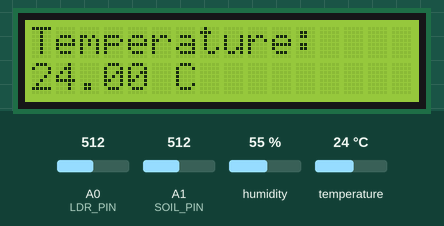
This sketch was run on a simulated Arduino Uno, built with avr-gcc and run on an emulated ATmega328P. On the bench: 16×2 character LCD. Inputs (shaded band) come from the test bench; at power-on: humidity 55 %, A0 (LDR_PIN) = 512, A1 (SOIL_PIN) = 512, temperature 24 °C.

Above: at 3.2 s.
3.3 s: humidity set to 22 %
At 13.7 s:
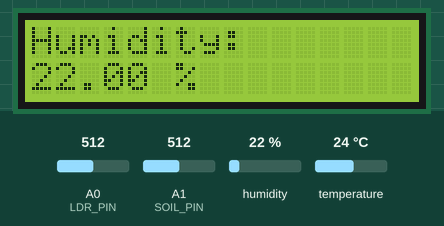
15.7 s: A0 (LDR_PIN) set to 716
At 23.5 s:
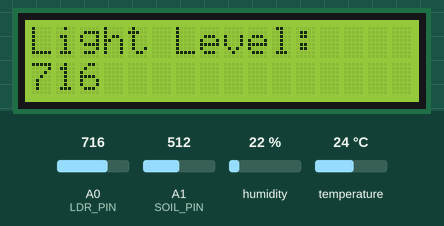
25.8 s: A1 (SOIL_PIN) set to 716
At 33.3 s:
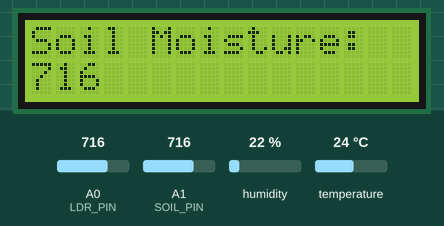
36.0 s: temperature set to 12 °C
At 44.0 s:
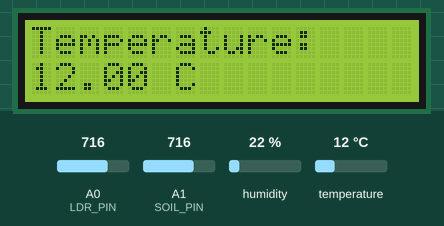
46.1 s: A0 (LDR_PIN) set to 992
At 56.0 s:
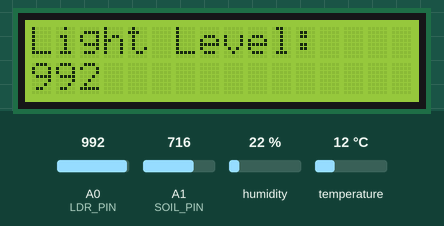
58.3 s: A1 (SOIL_PIN) set to 992
At 65.9 s:
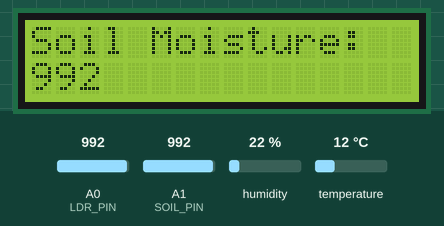
Timing chart, 0 to 67.4 s (numbered marks = the images above; inputs shaded):
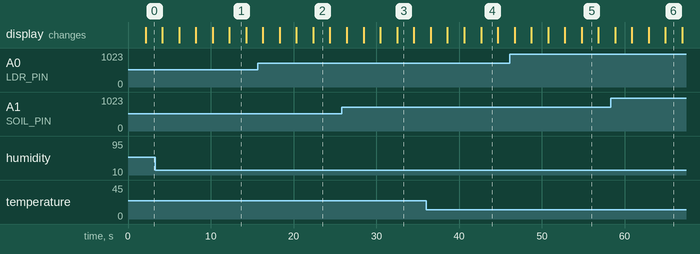

The sketch:

smart_environmental_monitor.ino
```cpp
//note include LiquidCrystal_I2C,DHT
#include <Wire.h>
#include <LiquidCrystal_I2C.h>
#include <DHT.h>

#define DHTPIN 2
#define DHTTYPE DHT11

#define LDR_PIN A0
#define SOIL_PIN A1

DHT dht(DHTPIN, DHTTYPE);
LiquidCrystal_I2C lcd(0x27, 16, 2);  // Change to 0x3F if needed

void setup() {
  Serial.begin(9600);
  dht.begin();

  lcd.init();
  lcd.backlight();

  lcd.setCursor(0,0);
  lcd.print("Env Logger");
  delay(2000);
  lcd.clear();
}

void loop() {

  float humidity = dht.readHumidity();
  float temperature = dht.readTemperature();
  int ldrValue = analogRead(LDR_PIN);
  int soilValue = analogRead(SOIL_PIN);

  // ===== 1. Temperature =====
  lcd.clear();
  lcd.setCursor(0,0);
  lcd.print("Temperature:");
  lcd.setCursor(0,1);
  lcd.print(temperature);
  lcd.print(" C");
  delay(2000);

  // ===== 2. Humidity =====
  lcd.clear();
  lcd.setCursor(0,0);
  lcd.print("Humidity:");
  lcd.setCursor(0,1);
  lcd.print(humidity);
  lcd.print(" %");
  delay(2000);

  // ===== 3. LDR =====
  lcd.clear();
  lcd.setCursor(0,0);
  lcd.print("Light Level:");
  lcd.setCursor(0,1);
  lcd.print(ldrValue);
  delay(2000);

  // ===== 4. Soil Moisture =====
  lcd.clear();
  lcd.setCursor(0,0);
  lcd.print("Soil Moisture:");
  lcd.setCursor(0,1);
  lcd.print(soilValue);
  delay(2000);
}
```

Measured:
- what the display in image 1 shows lasts 2.1 s, from 12.2 s to 14.3 s
